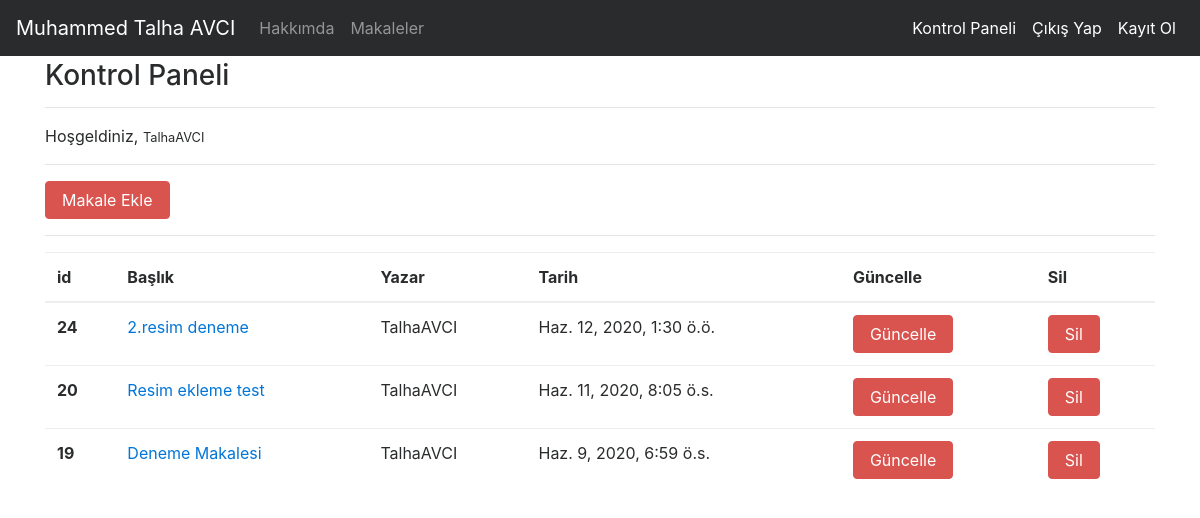
Screenshot of /articles/dashboard/ (signed in) with the database file from the repository.
### article/models.py (models this page shows, shortened)
class Article(models.Model):  #yukarıdaki models'ten türettik.
    author = models.ForeignKey("auth.User",on_delete = models.CASCADE,verbose_name = "Yazar") #bu alanım users tablosunu işaret ediyor diyoruz.
    title = models.CharField(max_length = 50,verbose_name="Başlık") #title max uzunlugu 50 karakter oldu
    content = RichTextField()     #text field i kullanıyoruz
    created_date = models.DateTimeField(auto_now_add = True,verbose_name="Oluşturma tarihi")
    article_image = models.FileField(blank=True,null = True,verbose_name ="Makaleye Fotoğraf Ekleyin") #225
    class Meta:
        ordering = ['-created_date']

### article/views.py (the view)
# urls.py: path('dashboard/',views.dashboard, name = "dashboard"),  #create url i gelirse index e yonlendir dedik
@login_required(login_url = "user:login")   #ders228 loginrequired bu şekilde kullanılabilir
def dashboard(request):
     articles = Article.objects.filter(author = request.user)  #sistemde kim varsa onun articleleri gelecektir
     context = {
          "articles" : articles
     }
     return render(request,"dashboard.html",context)

### templates/dashboard.html
{% extends "layout.html" %}
{% block body %}
<h3>Kontrol Paneli</h3>
<hr>
<p>
Hoşgeldiniz, <small>{{request.user.username}}</small>
</p>
<hr>
<a class = "btn btn-danger" href = "/articles/addarticle">Makale Ekle</a>
<hr>
{% if articles %}
<table class="table">
    <thead>
      <tr>
        <th scope="col">id</th>
        <th scope="col">Başlık</th>
        <th scope="col">Yazar</th>
        <th scope="col">Tarih</th>
        <th scope="col">Güncelle</th>
        <th scope="col">Sil</th>
      </tr>
    </thead>
    <tbody>
      {% for article in articles %}
      <tr>
        <th scope="row">{{article.id}}</th>
        <td><a href="/articles/article/{{article.id}}">{{article.title}}</a></td>
        <td>{{article.author.username}}</td>
        <td>{{article.created_date}}</td>
        <td><a href = "/articles/update/{{article.id}}" class = "btn btn-danger">Güncelle</a></td>
        <td><a href = "/articles/delete/{{article.id}}" class = "btn btn-danger">Sil</a></td>
      </tr>
      {% endfor %}
    </tbody>
  </table>
  {% else %}
  <div class = "alert alert-danger">Henüz bir makeleniz bulunmuyor...</div>
  {% endif %}
{% endblock body %}

### templates/layout.html (shortened to what this page needs)
<!DOCTYPE html>
{% load static %}
<html lang="en">
<head>
    <link rel="stylesheet" href="{% static 'css/bootstrap.min.css'%}">
    <head>
    </head>
</head>
<body>
    {% include "includes/navbar.html" %}
    <div style = "margin-top : 60px; margin-bottom : 10px;" class = "container">
        {% block body %}
            {% endblock body %}
    </div>
</body>
</html>

### templates/includes/navbar.html (shortened to what this page needs)
<nav class="navbar navbar-toggleable-md navbar-inverse fixed-top bg-inverse">
  <a class="navbar-brand" href="{% url 'index'  %}">Muhammed Talha AVCI</a>
  <div class="collapse navbar-collapse" id="navbarCollapse">
    <ul class="navbar-nav mr-auto">
      <li class="nav-item active">
          <li class="nav-item"><a class="nav-link" href="{% url 'about' %}">Hakkımda</a></li>
                            <li class="nav-item"><a class="nav-link" href="{% url 'article:articles' %}">Makaleler</a></li>
                                        </ul>
  <ul class="navbar-nav ml-auto">
{% if request.user.is_authenticated %}
<li class="nav-item active"><a class="nav-link" href="{% url 'article:dashboard' %}">Kontrol Paneli</a></li>
<li class="nav-item active"><a class="nav-link" href="{% url 'user:logout' %}">Çıkış Yap</a></li>
{% else  %}
<li class="nav-item active"><a class="nav-link" href="{% url 'user:login' %}">Giriş Yap</a></li>
{% endif %}
<li class="nav-item active"><a class="nav-link" href="{% url 'user:register' %}">Kayıt Ol</a></li>
          </ul>
         </div>
  </nav>

### rows the page displays
Article: id "24", title "2.resim deneme", author.username "TalhaAVCI", created_date "Haz. 12, 2020, 1:30 ö.ö."
Article: id "20", title "Resim ekleme test", author.username "TalhaAVCI", created_date "Haz. 11, 2020, 8:05 ö.s."
Article: id "19", title "Deneme Makalesi", author.username "TalhaAVCI", created_date "Haz. 9, 2020, 6:59 ö.s."

### other values shown
{{ request.user.username }} "TalhaAVCI"
